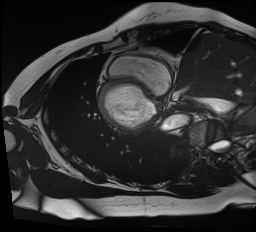
%> input picture data/patient002/patient002_frame01_z001.png, 256 x 232 px
$ octave --eval "result = segmentation(imread('data/patient002/patient002_frame01_z001.png'));"   (GNU Octave 9; MATLAB toolbox functions it lacks are replaced by stand-ins)
%> lines starting %> are read from the running program, lines starting %| are printed output that depends on the picture; in (x1, y1, x2, y2) boxes, pixels count from 0 and x2, y2 are one past the last pixel; in counts of white or black regions, pixels touching at a corner belong together; the program's own positions count from 1
function seg_im = segmentation(im)
% find threshold with Otsu thresholding method
thr = graythresh(im);
%> thr = 0.282
% convert image into binary image with Otsu thresholding
im1=imbinarize(im,thr);
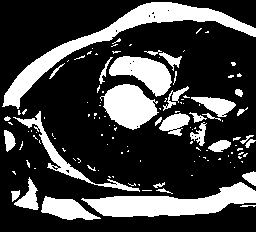
%> im1: size 232x256 logical; 25.8% white; 124 white regions (93 under 20 px), largest, box (x1, y1, x2, y2) and area: (2, 2, 256, 109) 3935, (81, 182, 256, 217) 3035, (100, 84, 159, 130) 1714
% define the structuring element
SE=strel('disk',8,4);
% apply the opening morphological operation
seg_im=imopen(im1,SE);
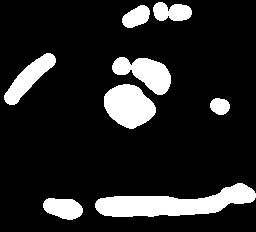
%> seg_im: size 232x256 logical; 14.8% white; 8 white regions, largest, box (x1, y1, x2, y2) and area: (95, 183, 256, 217) 2920, (104, 84, 156, 129) 1656, (112, 57, 171, 95) 1265

end

$ run again, on data/patient002/patient002_frame01_z002.png
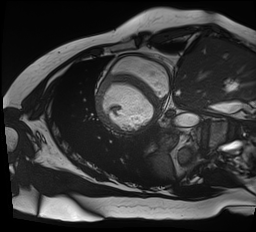
%> input picture data/patient002/patient002_frame01_z002.png, 256 x 232 px
%> thr = 0.314
%> in segmentation, `im1=imbinarize(im,thr);`:
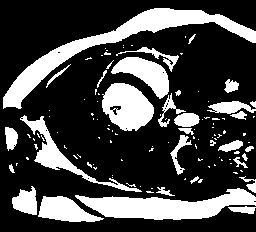
%> im1: size 232x256 logical; 27.1% white; 115 white regions (84 under 20 px), largest, box (x1, y1, x2, y2) and area: (3, 8, 256, 109) 4148, (75, 188, 256, 220) 3059, (102, 83, 154, 131) 1746
%> in segmentation, `seg_im=imopen(im1,SE);`:
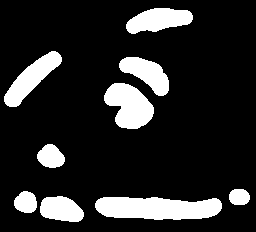
%> seg_im: size 232x256 logical; 16% white; 9 white regions, largest, box (x1, y1, x2, y2) and area: (95, 197, 222, 220) 2394, (104, 83, 154, 129) 1545, (4, 51, 62, 107) 1284

$ run again, on data/patient002/patient002_frame01_z003.png
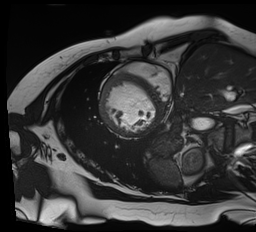
%> input picture data/patient002/patient002_frame01_z003.png, 256 x 232 px
%> thr = 0.302
%> in segmentation, `im1=imbinarize(im,thr);`:
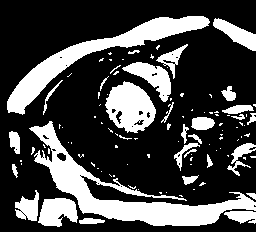
%> im1: size 232x256 logical; 28.1% white; 106 white regions (76 under 20 px), largest, box (x1, y1, x2, y2) and area: (29, 121, 256, 226) 5353, (7, 16, 210, 115) 3742, (105, 81, 156, 133) 1730
%> in segmentation, `seg_im=imopen(im1,SE);`:
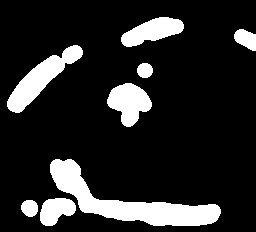
%> seg_im: size 232x256 logical; 15.6% white; 8 white regions, largest, box (x1, y1, x2, y2) and area: (50, 159, 221, 226) 3776, (7, 45, 83, 113) 1730, (107, 83, 152, 127) 1227

$ run again, on data/patient002/patient002_frame01_z004.png
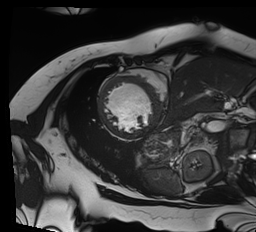
%> input picture data/patient002/patient002_frame01_z004.png, 256 x 232 px
%> thr = 0.306
%> in segmentation, `im1=imbinarize(im,thr);`:
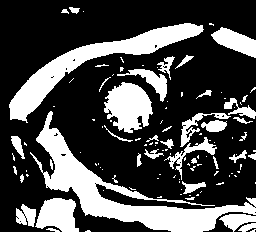
%> im1: size 232x256 logical; 29.5% white; 114 white regions (75 under 20 px), largest, box (x1, y1, x2, y2) and area: (30, 111, 256, 232) 5853, (9, 23, 204, 123) 3924, (104, 82, 153, 133) 1673
%> in segmentation, `seg_im=imopen(im1,SE);`:
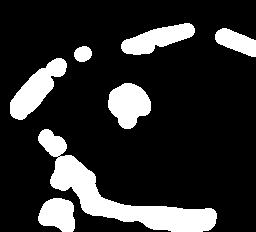
%> seg_im: size 232x256 logical; 18.1% white; 7 white regions, largest, box (x1, y1, x2, y2) and area: (38, 129, 217, 232) 4636, (10, 58, 67, 120) 1554, (108, 83, 151, 129) 1383
